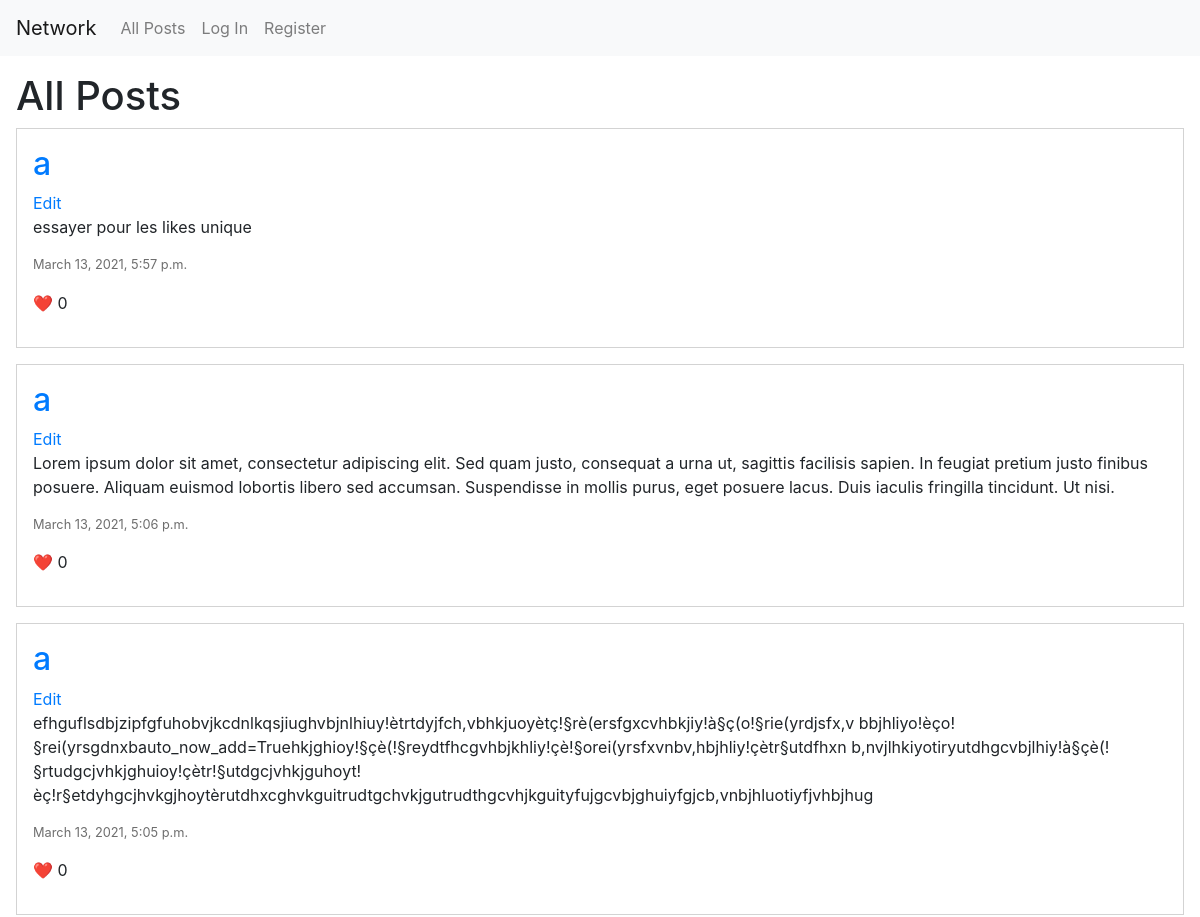
The app's page / (upper part), older data.
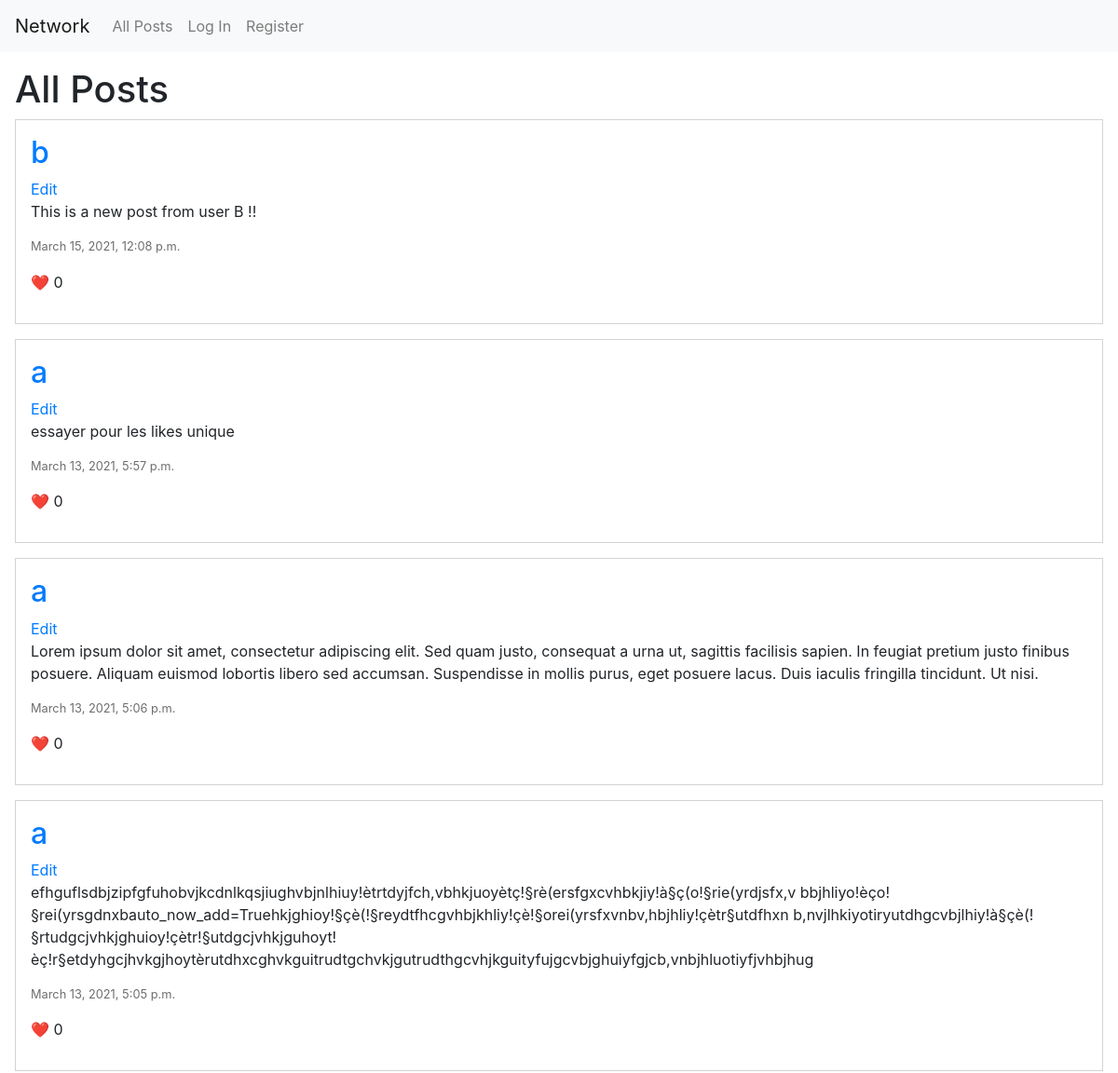
The same page, newer data.
### network/models.py (models this page shows)
class Post(models.Model):
    author = models.ForeignKey(User, on_delete=models.CASCADE, related_name="author")
    text = models.CharField(max_length=280)
    time_creation = models.DateTimeField(auto_now_add=True)
    time_last_update = models.DateTimeField(auto_now=True)
    likes = models.ForeignKey(User, on_delete=models.CASCADE, related_name="liker", null=True)

class User(AbstractUser):
    followers = models.ManyToManyField("self", related_name="followerz", symmetrical=False)

### network/views.py (the view)
# urls.py: path("", views.index, name="index"),
def index(request):
    if request.method == "POST":
        text = request.POST["text"]
        author = User.objects.get(pk=request.user.id)
        new_post = Post(author=author, text=text)
        new_post.save()
        return HttpResponseRedirect(reverse("index"))
    else:
        posts = Post.objects.all().order_by("time_last_update").reverse()
        return render(request, "network/index.html", {
            "h1": "All Posts",
            "posts": posts,
            "display_new_post": True
        })

### network/templates/network/index.html (shortened to what this page needs)
{% extends "network/layout.html" %}
{% block body %}
    <div class="content">
        <h1>{{h1}}</h1>
        {% for post in posts %}
            <div class="post">
                <a href="{% url 'profile' post.author.id %}"><h2>{{ post.author.username }}</h2></a>
                <a href="#">Edit</a>
                <p>{{ post.text }}</p>
                <p class="post_time">{{ post.time_creation }}</p>
                <p>❤️ {% if post.likes %}
                        {{ post.likes }}
                     {% else %}
                        0
                     {% endif %}
                </p>
            </div>
        {% endfor %}
    </div>
{% endblock %}

Row changes from the older to the newer data that the page shows:
added Post: author.username "b", text "This is a new post from user B !!", time_creation "March 15, 2021, 12:08 p.m."
